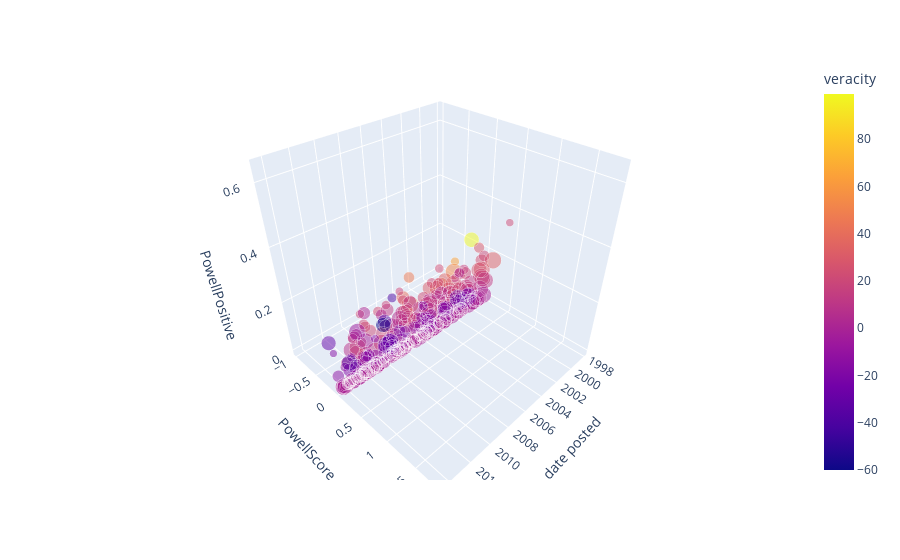

Notebook code for this chart:
### Markdown cell above
### This one shows Date Posted vs PowellScore & PowellPositive Variables of California Oval reports.

### Code cell
import plotly.express as px
from plotly.offline import init_notebook_mode, iplot
init_notebook_mode(connected=True)

# graph
fig = px.scatter_3d(df2, x='date posted', y='PowellScore', z='PowellPositive',
              color='veracity',
              size = 'comment_length',
              hover_name = 'city',
              hover_data=['city','state','comments'],              
              opacity=0.5,
              size_max=17
                   )
fig.show()

### Figure 1 — Plotly figure (JSON) as saved in the notebook; plotly's stock layout.template omitted (floating-point values rounded to 4 significant figures; data arrays with more than 128 entries replaced by an {"elided": "..."} marker saying what was removed)
{"data": [{"customdata": {"elided": "388x3 str values"}, "hovertemplate": "<b>%{hovertext}</b><br><br>date posted=%{x}<br>PowellScore=%{y}<br>PowellPositive=%{z}<br>comment_length=%{marker.size}<br>city=%{customdata[0]}<br>state=%{customdata[1]}<br>comments=%{customdata[2]}<br>veracity=%{marker.color}<extra></extra>", "hovertext": {"elided": "388 str values"}, "legendgroup": "", "marker": {"color": {"elided": "388 float values"}, "coloraxis": "coloraxis", "opacity": 0.5, "size": {"elided": "388 int values"}, "sizemode": "area", "sizeref": 0.519, "symbol": "circle"}, "mode": "markers", "name": "", "scene": "scene", "showlegend": false, "x": {"elided": "388 str values"}, "y": {"elided": "388 float values"}, "z": {"elided": "388 float values"}, "type": "scatter3d"}], "layout": {"scene": {"domain": {"x": [0, 1], "y": [0, 1]}, "xaxis": {"title": {"text": "date posted"}, "type": "date"}, "yaxis": {"title": {"text": "PowellScore"}, "type": "linear"}, "zaxis": {"title": {"text": "PowellPositive"}, "type": "linear"}, "aspectratio": {"x": 1, "y": 1, "z": 1}, "aspectmode": "auto"}, "coloraxis": {"colorbar": {"title": {"text": "veracity"}}, "colorscale": [[0, "#0d0887"], [0.1111, "#46039f"], [0.2222, "#7201a8"], [0.3333, "#9c179e"], [0.4444, "#bd3786"], [0.5556, "#d8576b"], [0.6667, "#ed7953"], [0.7778, "#fb9f3a"], [0.8889, "#fdca26"], [1, "#f0f921"]]}, "legend": {"tracegroupgap": 0, "itemsizing": "constant"}, "margin": {"t": 60}, "autosize": true}}
